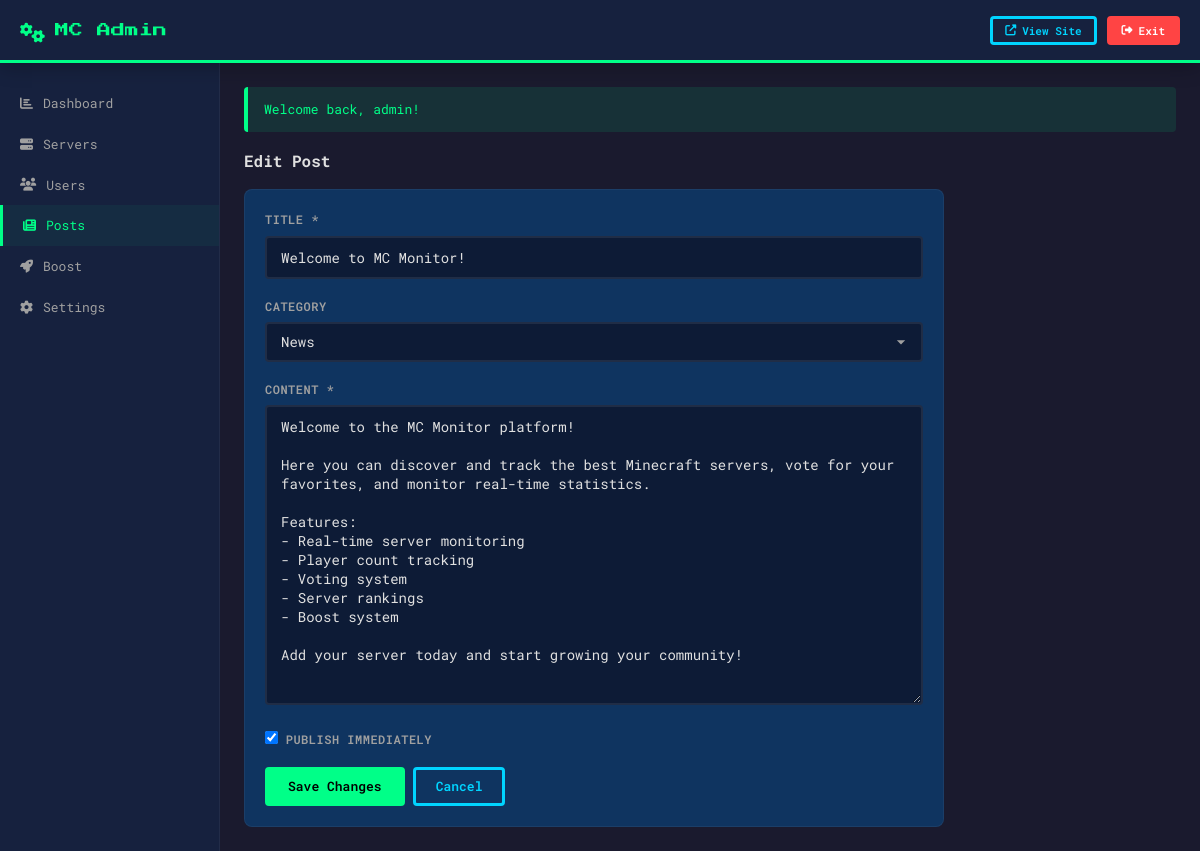
Page /admin/posts/edit/1 (signed in) on the committed database.
### tables this page shows
CREATE TABLE IF NOT EXISTS `posts` (
    `id` INT PRIMARY KEY AUTO_INCREMENT,
    `author_id` INT NOT NULL,
    `title` VARCHAR(255) NOT NULL,
    `slug` VARCHAR(255) UNIQUE NOT NULL,
    `content` TEXT NOT NULL,
    `cover_image` VARCHAR(255),
    `category` ENUM('news','guide','update') DEFAULT 'news',
    `is_published` TINYINT(1) DEFAULT 0,
    `published_at` TIMESTAMP NULL,
    `created_at` TIMESTAMP DEFAULT CURRENT_TIMESTAMP,
    FOREIGN KEY (`author_id`) REFERENCES `users`(`id`)
);

### app/Core/Controller.php (called while the page is built, shortened)
<?php
abstract class Controller
{
    protected function view(string $template, array $data = [], int $status = 200): Response
    {
        $content = $this->render($template, $data);
        return (new Response())->html($content, $status);
    }
    protected function render(string $template, array $data = []): string
    {
        $viewDir = dirname(__DIR__) . '/Views';
        $file = $viewDir . '/' . str_replace('.', '/', $template) . '.php';
        extract($data);
        require $file;
        $content = ob_get_clean();
        if (isset($layout)) {
            $layoutFile = $viewDir . '/layouts/' . $layout . '.php';
            if (file_exists($layoutFile)) {
                $content = ob_get_clean();
            }
        }
        return $content;
    }
}

### app/Controllers/AdminController.php (called while the page is built, shortened)
<?php
class AdminController extends Controller
{
    public function editPostForm(Request $request): Response
    {
        $id = (int) $request->param('id');
        $post = Post::find($id);
        return $this->view('admin.post-form', ['post' => $post]);
    }
}

### app/Core/Router.php (called while the page is built, shortened)
<?php
class Router
{
    private array $routes = [];
    private array $groupMiddleware = [];
    private string $groupPrefix = '';
    public function group(string $prefix, callable $callback, array $middleware = []): void
    {
        $prevPrefix = $this->groupPrefix;
        $prevMiddleware = $this->groupMiddleware;
        $this->groupPrefix = $prevPrefix . $prefix;
        $this->groupMiddleware = array_merge($prevMiddleware, $middleware);
        $this->groupPrefix = $prevPrefix;
        $this->groupMiddleware = $prevMiddleware;
    }
    private function addRoute(string $method, string $path, array|string $handler, array $middleware): void
    {
        $fullPath = $this->groupPrefix . $path;
        $allMiddleware = array_merge($this->groupMiddleware, $middleware);
        $this->routes[] = [
            'method' => $method,
            'path' => $fullPath,
            'handler' => $handler,
            'middleware' => $allMiddleware,
            'pattern' => $this->pathToPattern($fullPath),
        ];
    }
    private function pathToPattern(string $path): string
    {
        $pattern = preg_replace('/\{([a-zA-Z_]+)\}/', '(?P<$1>[^/]+)', $path);
        return '#^' . $pattern . '$#';
    }
    public function resolve(Request $request): Response
    {
        $method = $request->method();
        $path = $request->path();
        foreach ($this->routes as $route) {
            if ($route['method'] !== $method) {
                continue;
            }
            if (preg_match($route['pattern'], $path, $matches)) {
                $params = array_filter($matches, fn($key) => !is_int($key), ARRAY_FILTER_USE_KEY);
                $request->setParams($params);
                $handler = function (Request $req) use ($route) {
                    return $this->callHandler($route['handler'], $req);
                };
                $pipeline = $handler;
                foreach (array_reverse($route['middleware']) as $middlewareClass) {
                    $pipeline = function (Request $req) use ($middlewareClass, $pipeline) {
                        $middleware = new $middlewareClass();
                        return $middleware->handle($req, $pipeline);
                    };
                }
                return $pipeline($request);
            }
        }
        $response = new Response();
        return $response->html($this->render404(), 404);
    }
    private function callHandler(array|string $handler, Request $request): Response
    {
        if (is_array($handler)) {
            [$class, $method] = $handler;
            $controller = new $class();
            return $controller->$method($request);
        }
        return $handler($request);
    }
}

### app/Middleware/CsrfMiddleware.php (called while the page is built, shortened)
<?php
class CsrfMiddleware
{
    public function handle(Request $request, callable $next): Response
    {
        return $next($request);
    }
}

### app/Middleware/AdminMiddleware.php (called while the page is built, shortened)
<?php
class AdminMiddleware
{
    public function handle(Request $request, callable $next): Response
    {
        return $next($request);
    }
}

### app/Middleware/AuthMiddleware.php (called while the page is built, shortened)
<?php
class AuthMiddleware
{
    public function handle(Request $request, callable $next): Response
    {
        return $next($request);
    }
}

### app/Core/Request.php (called while the page is built, shortened)
<?php
class Request
{
    private array $params = [];
    public function param(string $key, mixed $default = null): mixed
    {
        return $this->params[$key] ?? $default;
    }
    public function setParams(array $params): void
    {
        $this->params = $params;
    }
}

### app/Core/Env.php (called while the page is built, shortened)
<?php
class Env
{
    private static array $vars = [];
    public static function get(string $key, mixed $default = null): mixed
    {
        return self::$vars[$key] ?? $_ENV[$key] ?? $default;
    }
}

### app/helpers.php (called while the page is built, shortened)
<?php
function env(string $key, mixed $default = null): mixed
{
    return Env::get($key, $default);
}
function e(string $value): string
{
    return htmlspecialchars($value, ENT_QUOTES | ENT_SUBSTITUTE, 'UTF-8');
}

### config/database.php (called while the page is built)
<?php
return [
    'host' => env('DB_HOST', 'MySQL-8.4'),
    'port' => env('DB_PORT', 3306),
    'name' => env('DB_NAME', 'monitoring'),
    'user' => env('DB_USER', 'root'),
    'pass' => env('DB_PASS', ''),
    'charset' => 'utf8mb4',
    'options' => [
        PDO::ATTR_ERRMODE => PDO::ERRMODE_EXCEPTION,
        PDO::ATTR_DEFAULT_FETCH_MODE => PDO::FETCH_ASSOC,
        PDO::ATTR_EMULATE_PREPARES => false,
    ],
];

### app/Core/Database.php (called while the page is built, shortened)
<?php
class Database
{
    private static ?PDO $instance = null;
    public static function getInstance(): PDO
    {
        if (self::$instance === null) {
            $config = require dirname(__DIR__, 2) . '/config/database.php';
            $dsn = sprintf(
                'mysql:host=%s;port=%d;dbname=%s;charset=%s',
                $config['host'],
                $config['port'],
                $config['name'],
                $config['charset']
            );
            try {
                self::$instance = new PDO($dsn, $config['user'], $config['pass'], $config['options']);
            } catch (PDOException $e) {
                throw new PDOException('Database connection failed: ' . $e->getMessage());
            }
        }
        return self::$instance;
    }
}

### app/Core/Model.php (called while the page is built, shortened)
<?php
abstract class Model
{
    protected static string $table = '';
    protected static string $primaryKey = 'id';
    protected static function db(): PDO
    {
        return Database::getInstance();
    }
    public static function find(int $id): ?array
    {
        $table = static::$table;
        $pk = static::$primaryKey;
        $stmt = static::db()->prepare("SELECT * FROM `{$table}` WHERE `{$pk}` = ? LIMIT 1");
        $stmt->execute([$id]);
        $result = $stmt->fetch();
        return $result ?: null;
    }
}

### app/Core/App.php (called while the page is built, shortened)
<?php
class App
{
    private Router $router;
    private Request $request;
    public function __construct()
    {
        $this->request = new Request();
        $this->router = new Router();
    }
    public function run(): void
    {
        try {
            $response = $this->router->resolve($this->request);
        } catch (\Throwable $e) {
            $this->handleException($e);
        }
    }
}

### app/Views/admin/post-form.php (the view, shortened to what this page needs)
<?php
$action = $post ? "/admin/posts/edit/{$post['id']}" : '/admin/posts/create';
?>
<h1 style="font-size:16px;" class="mb-2"><?= $post ? 'Edit Post' : 'New Post' ?></h1>
<div class="card" style="max-width:700px;">
    <form method="POST" action="<?= $action ?>">
        <div class="form-group">
            <label for="title">Title *</label>
            <input type="text" id="title" name="title" class="form-control"
                   value="<?= e($post['title'] ?? '') ?>" required>
        </div>
        <div class="form-group">
            <label for="category">Category</label>
            <select id="category" name="category" class="form-control">
                <option value="news" <?= ($post['category'] ?? '') === 'news' ? 'selected' : '' ?>>News</option>
            </select>
        </div>
        <div class="form-group">
            <label for="content">Content *</label>
            <textarea id="content" name="content" class="form-control" style="min-height:300px;" required><?= e($post['content'] ?? '') ?></textarea>
        </div>
        <div class="form-group">
            <label>
                <input type="checkbox" name="is_published" value="1"
                       <?= ($post['is_published'] ?? 0) ? 'checked' : '' ?>>
                Publish immediately
            </label>
        </div>
        <div class="flex gap-1">
            <button type="submit" class="btn btn-primary">
                <?= $post ? 'Save Changes' : 'Create Post' ?>
            </button>
            <a href="/admin/posts" class="btn btn-secondary">Cancel</a>
        </div>
    </form>
</div>

### public/css/style.css (style rules this page uses)
:root { --bg-primary: #1a1a2e; --bg-secondary: #16213e; --bg-card: #0f3460; --bg-input: #0d1b36; --text-primary: #e0e0e0; --text-secondary: #a0a0a0; --accent-green: #00ff88; --accent-blue: #00d4ff; --accent-red: #ff4444; --accent-gold: #ffd700; --accent-purple: #b44aff; --glow-green: 0 0 10px rgba(0, 255, 136, 0.3); --glow-blue: 0 0 10px rgba(0, 212, 255, 0.3); --glow-red: 0 0 10px rgba(255, 68, 68, 0.3); --glow-gold: 0 0 10px rgba(255, 215, 0, 0.3); --pixel-border: 3px solid; --font-pixel: "Press Start 2P", monospace; --font-body: "Roboto Mono", monospace; --radius: 4px; --transition: all 0.2s ease; }
*, *::before, *::after { box-sizing: border-box; margin: 0; padding: 0; }
html { font-size: 16px; scroll-behavior: smooth; }
body { font-family: var(--font-body); background: var(--bg-primary); color: var(--text-primary); line-height: 1.6; min-height: 100vh; }
a { color: var(--accent-blue); text-decoration: none; transition: var(--transition); }
.btn { display: inline-flex; align-items: center; justify-content: center; gap: 6px; padding: 10px 20px; border: var(--pixel-border) transparent; border-radius: var(--radius); font-family: var(--font-body); font-size: 13px; font-weight: 600; cursor: pointer; transition: var(--transition); text-decoration: none; line-height: 1; }
.btn-primary { background: var(--accent-green); color: #000; border-color: var(--accent-green); }
.btn-secondary { background: transparent; color: var(--accent-blue); border-color: var(--accent-blue); }
.card { background: var(--bg-card); border: 1px solid rgba(255, 255, 255, 0.05); border-radius: 8px; padding: 20px; transition: var(--transition); }
.form-group { margin-bottom: 18px; }
.form-group label { display: block; font-size: 12px; font-weight: 600; color: var(--text-secondary); margin-bottom: 6px; text-transform: uppercase; letter-spacing: 0.5px; }
.form-control { width: 100%; padding: 10px 14px; background: var(--bg-input); border: 2px solid rgba(255, 255, 255, 0.08); border-radius: var(--radius); color: var(--text-primary); font-family: var(--font-body); font-size: 14px; transition: var(--transition); }
.form-control::placeholder { color: var(--text-secondary); opacity: 0.5; }
textarea.form-control { resize: vertical; min-height: 100px; }
select.form-control { cursor: pointer; appearance: none; background-repeat: no-repeat; background-position: right 10px center; background-size: 20px; padding-right: 36px; }
.mb-2 { margin-bottom: 16px; }
.flex { display: flex; }
.gap-1 { gap: 8px; }

### rows in the picture
posts: title "Welcome to MC Monitor!", category "News", content "Welcome to the MC Monitor platform! Here you can discover and track the best Minecraft servers, vote for your favorites, and monitor real-time statistics. Features: - Real-time server monitoring - Player count tracking - Voting system - Server rankings - Boost system Add your server today and start growing your community!", is_published "☑"

### other values in the picture
$flash "Welcome back, admin!"
